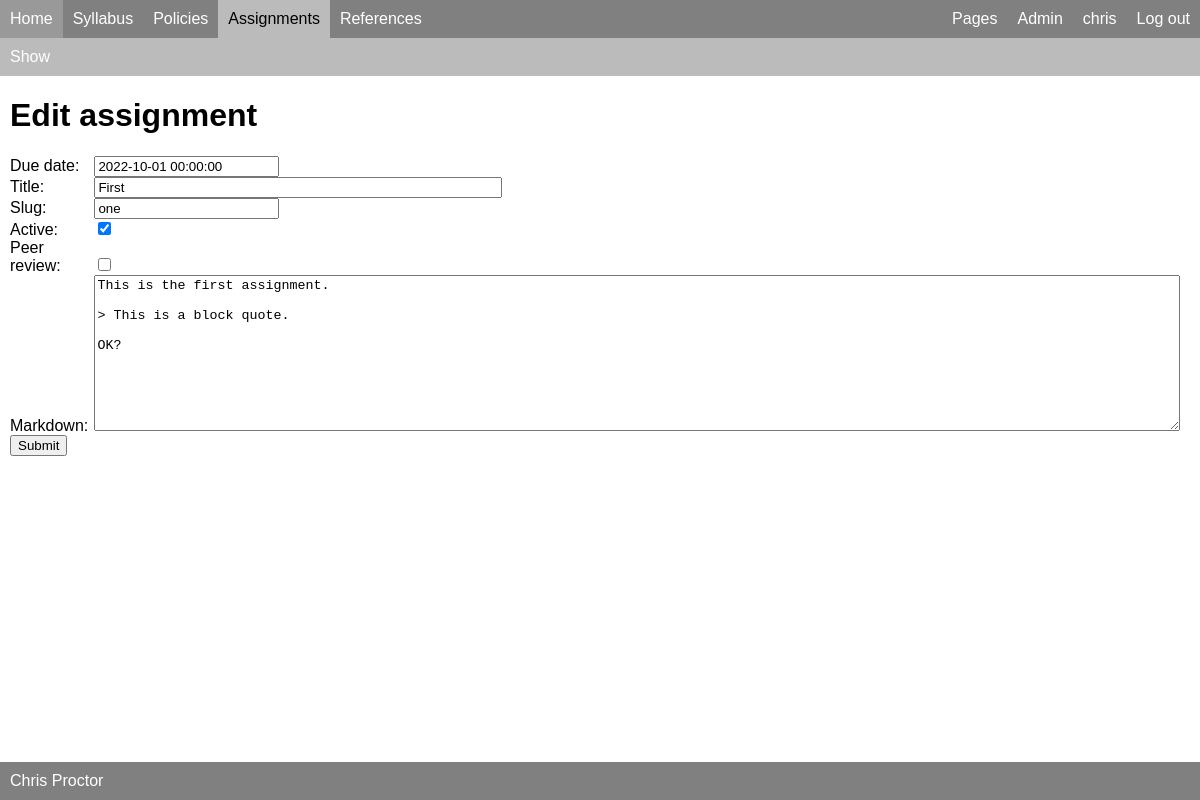
Screenshot of /assignments/one/edit (signed in) with the database file from the repository.
### pages/models.py (models this page shows, shortened)
class Page(PandocMarkdownModel):
    slug = models.CharField(max_length=40, unique=True)
    in_menu = models.BooleanField(default=False)
    menu_label = models.CharField(max_length=40)

### assignments/models.py (models this page shows, shortened)
class Assignment(PandocMarkdownModel):
    due_date = models.DateTimeField(null=True, blank=True)
    title = models.CharField(max_length=200)
    slug = models.CharField(max_length=40, unique=True)
    active = models.BooleanField(default=False)
    peer_review = models.BooleanField(default=False)
    assignment_statuses = ['NOT_STARTED', 'STARTED', 'COMPLETE']
    class Meta:
        ordering = ['due_date']

### assignments/views.py (the view, shortened to what this page needs)
# urls.py: path('<str:slug>/edit', views.EditAssignment.as_view(), name="edit"),
class EditAssignment(AdminRequiredMixin, UpdateView):
    model = Assignment
    form_class = AssignmentForm
    template_name = "assignments/assignment_form.html"
    def get_context_data(self, **kwargs):
        context = super().get_context_data(**kwargs)
        context["prompt"] = "Edit assignment"
        context['url'] = reverse_lazy("assignments:edit", args=[self.get_object().slug])
        return context

### assignments/forms.py
class AssignmentForm(forms.ModelForm):
    class Meta:
        model = Assignment
        fields = ['due_date', 'title', 'slug', 'active', 'peer_review', 'markdown']

### common/mixins.py (called while the page is built)
    def dispatch(self, request, *args, **kwargs):
        if not request.user.is_superuser:
            return redirect("public:home")
        return super().dispatch(request, *args, **kwargs)

### pages/templatetags/page_tags.py (called while the page is built)
@register.simple_tag
def pages_in_menu():
    return Page.objects.filter(in_menu=True).all()

### assignments/templates/assignments/assignment_form.html (shortened to what this page needs)
{% extends "assignments/base.html" %}
{% block content %}
<h1>{{prompt}}</h1>
<form action="{{ url }}" method="POST" class="async-form">
    {{ form.as_div }}
    <input type="submit" value="Submit">
</form>
{% endblock %}

### common/templates/menu.html
{% load page_tags %}
{% pages_in_menu as pages %}
<nav id="menu">
	<div class="menu-left">
		<div class="menu-item clickable{% if menu_section == 'public' %} current{% endif %}">
      <a href="{% url 'common:home' %}">Home</a>
    </div>
    {% for page in pages %}
	    <div class="menu-item clickable{% if menu_section == page.slug %} current{% endif %}">
            <a href="{% url 'pages:detail' page.slug %}">{{page.menu_label}}</a>
        </div>
    {% endfor %}
      {% if not SITE_FROZEN %}
	    <div class="menu-item clickable{% if menu_section == 'assignments' %} current{% endif %}">
          <a href="{% url 'assignments:list' %}">Assignments</a>
        </div>
	    <div class="menu-item clickable{% if menu_section == 'publications' %} current{% endif %}">
          <a href="{% url 'pubref:list' %}">References</a>
        </div>
	</div>
	<div class="menu-right">
	    {% if user.is_superuser %}
	    <div class="menu-item clickable{% if menu_section == 'pages' %} current{% endif %}">
          <a href="{% url 'pages:list' %}">Pages</a>
        </div>
		  <div class="menu-item clickable">
            <a href="{% url 'admin:index' %}">Admin</a>
          </div>
	    {% endif %}
		{% if user.is_authenticated %}
		  <div class="menu-item clickable {% if menu_section == user.username %} current{% endif %}">
              <a href="{% url 'profiles:detail' user.username %}">{{user.username}}</a>
          </div>
		  <div class="menu-item clickable"><a href="{% url 'logout' %}">Log out</a></div>
		{% else %}
		  <div class="menu-item clickable"><a href="{% url 'login' %}">Log in</a></div>
		{% endif %}
	  {% endif %}
	</div>
</nav>

### common/static/base/style.css (style rules this page uses)
body { font-family: Helvetica; margin: 0; }

### common/static/base/menu.css (style rules this page uses)
#menu { background-color: grey; display: flex; }
.menu-left { flex: 1; display: flex; }
.menu-right { display: flex; }
.menu-item { padding: 10px; }
#menu a { color: white; text-decoration: none; }
#menu .menu-item.current { background-color: #bbb; }
#menu .menu-item.current a { color: black; }

### common/static/base/async.css (style rules this page uses)
form.async-form label { width: 80px; display: inline-block; }
form.async-form input#id_title { width: 400px; }
form.async-form textarea#id_markdown, form.async-form textarea#id_bibtex { width: calc(100% - 100px); }

### rows the page displays
Page: menu_label "Syllabus"
Page: menu_label "Policies"
Assignment: due_date "2022-10-01 00:00:00", title "First", slug "one", active "☑", markdown "This is the first assignment. > This is a block quote. OK?"

### other values shown
{{ user.username }} "chris"
{{ prompt }} "Edit assignment"
